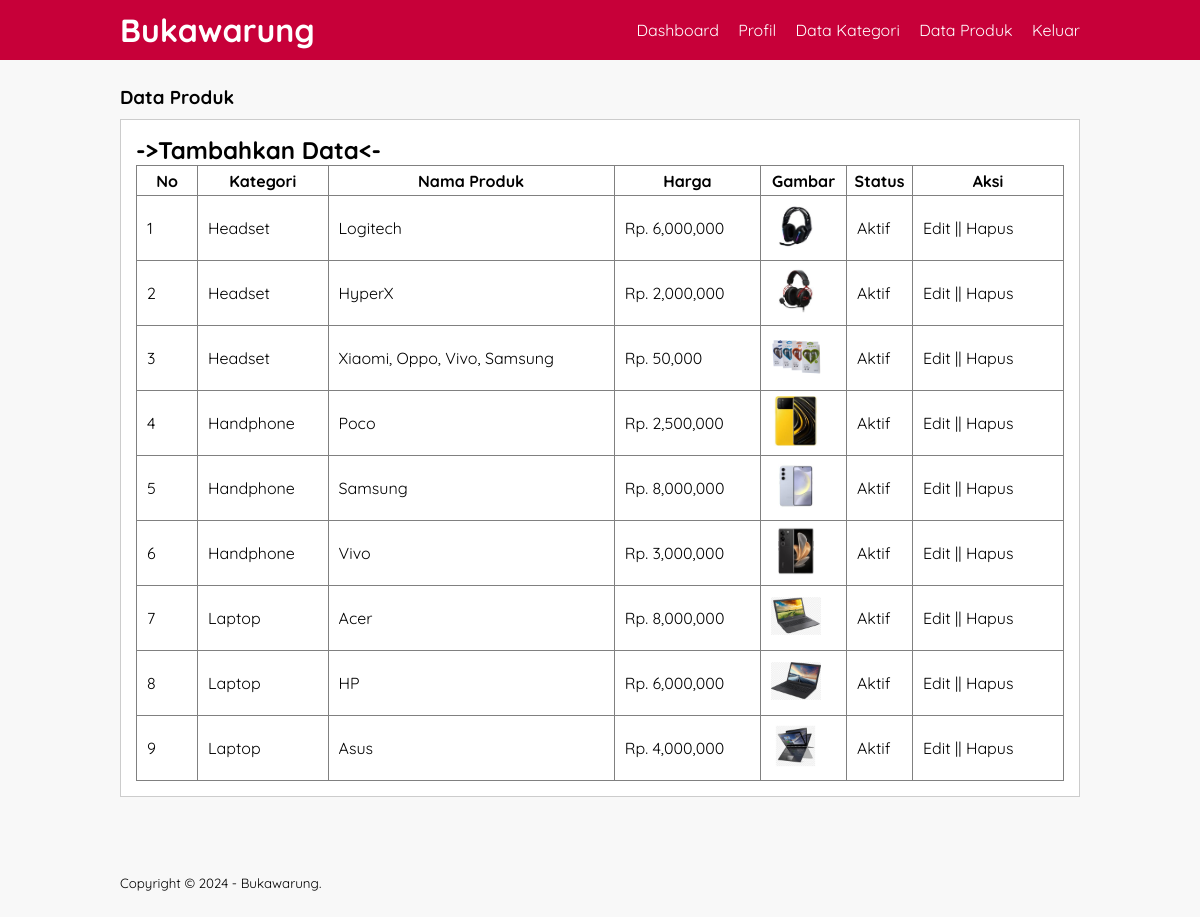
The app's page /data-produk.php (signed in) with its own data.
### tables this page shows
CREATE TABLE `tb_product` (
  `product_id` int(11) NOT NULL,
  `category_id` int(11) NOT NULL,
  `product_name` varchar(100) NOT NULL,
  `product_price` int(11) NOT NULL,
  `product_description` text NOT NULL,
  `product_image` varchar(100) NOT NULL,
  `product_status` tinyint(1) NOT NULL,
  `data_created` timestamp NOT NULL DEFAULT current_timestamp()
);

CREATE TABLE `tb_category` (
  `category_id` int(11) NOT NULL,
  `category_name` varchar(25) NOT NULL
);

### data-produk.php (the view, shortened to what this page needs)
<?php
	include 'db.php';
?>
<!DOCTYPE html>
<html>
<head>
	<link rel="stylesheet" type="text/css" href="css/style.css">
</head>
<body>
	<header>
		<div class="container">
			<h1><a href="dashboard.php">Bukawarung</a></h1>
			<ul>
				<li><a href="dashboard.php">Dashboard</a></li>
				<li><a href="profil.php">Profil</a></li>
				<li><a href="data-kategori.php">Data Kategori</a></li>
				<li><a href="data-produk.php">Data Produk</a></li>
				<li><a href="keluar.php">Keluar</a></li>
			</ul>
		</div>
	</header>
	<div class="section">
		<div class="container">
			<h3>Data Produk</h3>
			<div class="box">
				<h2><a href="tambah-produk.php">->Tambahkan Data<-</a></h2>
				<table border="1" cellspacing="0" class="table">
					<thead>
						<tr>
							<th width="60px">No</th>
							<th>Kategori</th>
							<th>Nama Produk</th>
							<th>Harga</th>
							<th>Gambar</th>
							<th>Status</th>
							<th width="150px">Aksi</th>
						</tr>
					</thead>
					<tbody>
						<?php
							$no = 1;
							$produk = mysqli_query($conn, "SELECT * FROM tb_product LEFT JOIN tb_category USING (category_id) ORDER BY product_id DESC");
							if(mysqli_num_rows($produk) > 0){
							while($row = mysqli_fetch_array($produk)){
						?>
						<tr>
							<td><?php echo $no++ ?></td>
							<td><?php echo $row['category_name'] ?></td>
							<td><?php echo $row['product_name'] ?></td>
							<td>Rp. <?php echo number_format($row['product_price']) ?></td>
							<td><a href="produk/<?php echo $row['product_image'] ?>" target="_blank"> <img src="produk/<?php echo $row['product_image'] ?>" width="50px"> </a></td>
							<td><?php echo ($row['product_status'] == 0)? 'Tidak Aktif':'Aktif'; ?></td>
							<td>
								<a href="edit-produk.php?id=<?php echo $row['product_id'] ?>">Edit</a> || <a href="proses-hapus.php?idp=<?php echo $row['product_id'] ?>" onclick="return confirm('Yakin ingin hapus ?')">Hapus</a>
							</td>
						</tr>
						<?php }}else{ ?>
							<tr>
								<td colspan="7">Tidak ada data</td>
							</tr>
						<?php } ?>
					</tbody>
				</table>
			</div>
		</div>
	</div>
	<footer>
		<div class="container">
			<small>Copyright &copy; 2024 - Bukawarung.</small>
		</div>
	</footer>
</body>
</html>

### css/style.css (style rules this page uses)
* { padding:0; margin:0; font-family: 'Quicksand', sans-serif; }
body { background-color: #f8f8f8; }
a { color: inherit; text-decoration: none; }
header { background-color: #C70039; color: #fff; }
header h1 { float: left; padding:10px 0; }
header ul { float: right; }
header ul li { display: inline-block; }
header ul li a { padding:20px 0 20px 15px; display: inline-block; }
footer { padding:25px 0; }
.container { width: 80%; margin:0 auto; }
.container:after { content: ''; display: block; clear: both; }
.section { padding:25px 0; }
.box { background-color: #fff; border:1px solid #ccc; padding:15px; box-sizing: border-box; margin:10px 0 25px 0; }
.box:after { content: ''; display: block; clear: both; }
.table { width: 100%; border-collapse: collapse; }
.table tr { height: 30px; }
.table tr td { padding:5px 10px; }

### records on screen
tb_product: category.category_name "Headset", product_name "Logitech", product_price "6,000,000", product_image (picture), product_status "Aktif"
tb_product: category.category_name "Headset", product_name "HyperX", product_price "2,000,000", product_image (picture), product_status "Aktif"
tb_product: category.category_name "Headset", product_name "Xiaomi, Oppo, Vivo, Samsung", product_price "50,000", product_image (picture), product_status "Aktif"
tb_product: category.category_name "Handphone", product_name "Poco", product_price "2,500,000", product_image (picture), product_status "Aktif"
tb_product: category.category_name "Handphone", product_name "Samsung", product_price "8,000,000", product_image (picture), product_status "Aktif"
tb_product: category.category_name "Handphone", product_name "Vivo", product_price "3,000,000", product_image (picture), product_status "Aktif"
tb_product: category.category_name "Laptop", product_name "Acer", product_price "8,000,000", product_image (picture), product_status "Aktif"
tb_product: category.category_name "Laptop", product_name "HP", product_price "6,000,000", product_image (picture), product_status "Aktif"
tb_product: category.category_name "Laptop", product_name "Asus", product_price "4,000,000", product_image (picture), product_status "Aktif"
